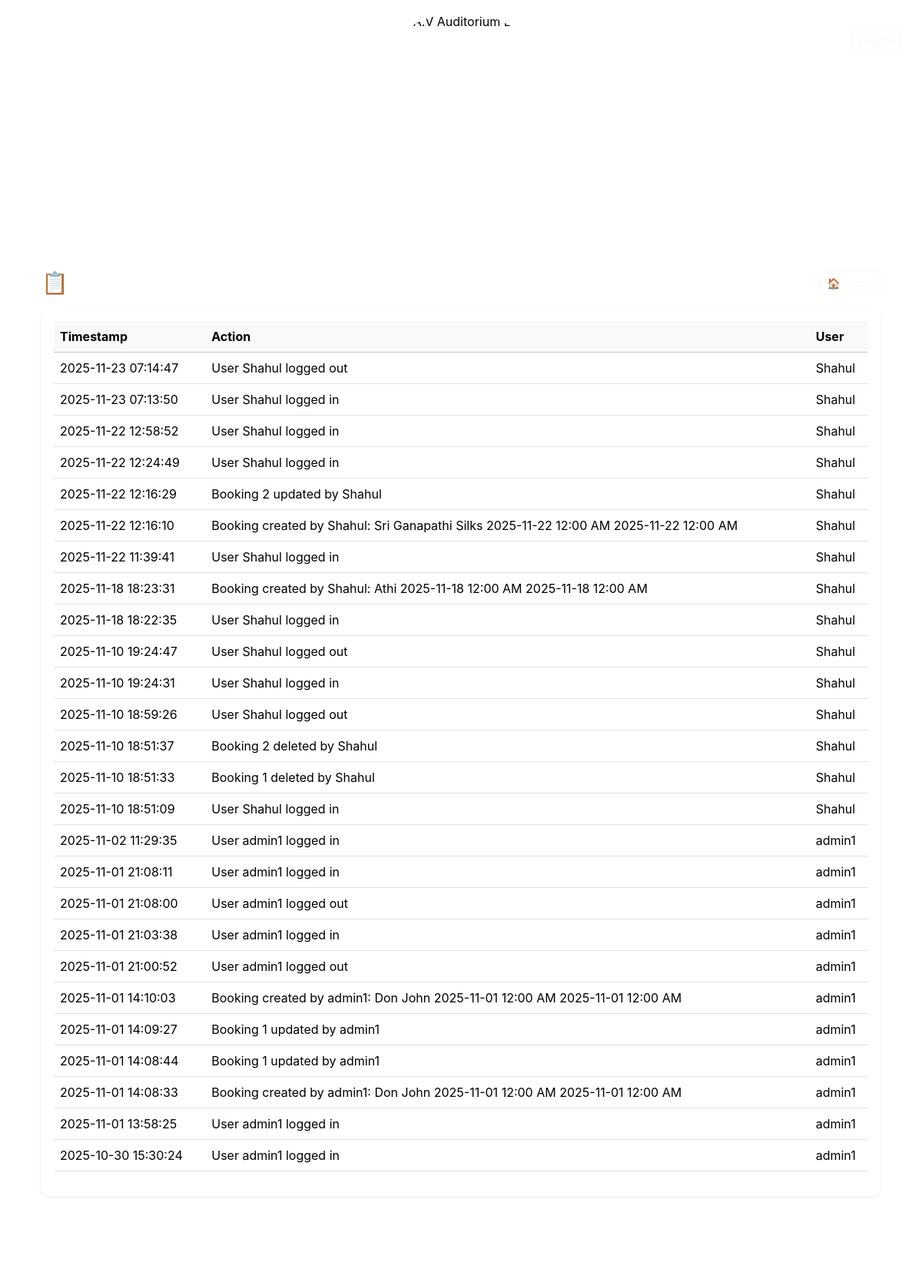
The page /audit (signed in) on the database its author committed.
### app.py (models this page shows)
class AuditLog(db.Model):
    id = db.Column(db.Integer, primary_key=True)
    action = db.Column(db.String(255))
    timestamp = db.Column(db.DateTime, default=datetime.utcnow)
    user = db.Column(db.String(80), nullable=True)

### app.py (the view)
@app.route('/audit')
def audit():
    if not session.get('user'):
        return redirect(url_for('login'))
    if session.get('user') != ADMIN_USERNAME:
        flash("You don't have permission to view audit logs.", 'danger')
        return redirect(url_for('bookings'))
    logs = AuditLog.query.order_by(AuditLog.timestamp.desc()).limit(500).all()
    return render_template('audit_logs.html', logs=logs, hide_audit_nav=True, user=session.get('user'),
        admin_username=ADMIN_USERNAME)

### app.py (called while the page is built)
@app.before_request
def setup_once():
    if not getattr(app, "_db_initialized", False):
        init_db()
        app._db_initialized = True

### templates/audit_logs.html
{% extends "base.html" %}
{% block body_class %}bg-main{% endblock %}
{% block content %}
<div class="container mt-4">
  <div class="d-flex justify-content-between align-items-center mb-3">
    <h3 class="text-white fw-bold mb-0">📋 Audit Logs</h3>
    <a href="{{ url_for('home') }}" class="btn btn-outline-light btn-sm">🏠 Home</a>
  </div>
  <div class="card shadow-sm border-0">
    <div class="card-body p-3" style="max-height:70vh; overflow-y:auto;">
      <table class="table table-hover align-middle">
        <thead class="table-light sticky-top">
          <tr>
            <th scope="col">Timestamp</th>
            <th scope="col">Action</th>
            <th scope="col">User</th>
          </tr>
        </thead>
        <tbody>
          {% for l in logs %}
          <tr>
            <td>{{ l.timestamp.strftime('%Y-%m-%d %H:%M:%S') }}</td>
            <td>{{ l.action }}</td>
            <td>{{ l.user or '' }}</td>
          </tr>
          {% else %}
          <tr>
            <td colspan="3" class="text-center text-muted py-3">No audit logs yet.</td>
          </tr>
          {% endfor %}
        </tbody>
      </table>
    </div>
  </div>
</div>
{% endblock %}

### templates/base.html (shortened to what this page needs)
<!doctype html>
<html lang="en">
<head>
  <div class="top-right">
      {% if session.get('user') %}
        <span class="me-2 text-white small">Signed in as {{ session.get('user') }}</span>
        <a class="btn btn-sm btn-outline-light" href="{{ url_for('logout') }}">Logout</a>
      {% endif %}
  </div>
  <div class="text-center mt-3 mb-2">
    <img
      src="{{ url_for('static', filename='img/logo.png') }}"
      alt="K.A.V Auditorium Logo"
      style="
        height: 250px;
        width: 250px;
        border-radius: 70%;
        object-fit: contain;
        display: block;
        margin: 0 auto;
        box-shadow: 5 2px 8px rgba(0,0,0,0.25);
      ">
  </div>
  <header class="site-header">
  </header>
  <link href="https://cdn.jsdelivr.net/npm/bootstrap@5.3.2/dist/css/bootstrap.min.css" rel="stylesheet">
  <link rel="stylesheet" href="{{ url_for('static', filename='css/style.css') }}">
</head>
<body class="{% block body_class %}bg-main{% endblock %}">
  <main class="container-main">
    <div class="container">
      {% block content %}{% endblock %}
    </div>
  </main>
  <footer class="text-center text-white-50 py-4">
    <small style="opacity:0.6;">© Kav Auditorium</small>
  </footer>
</body>
</html>

### static/css/style.css (style rules this page uses)
:root { --navy: #03254c; --muted-white: rgba(255,255,255,0.92); --card-bg: rgba(255, 255, 255, 0.993); }
body { font-family: Inter, system-ui, -apple-system, "Segoe UI", Roboto, "Helvetica Neue", Arial; margin:0; color: #060000; min-height:100vh; }
.bg-main { background-image: url('../img/bg_login.jpg'); background-size: cover; background-position: center; position: relative; }
.site-header { position: relative; z-index: 2; padding: 28px 0 8px 0; text-align: center; }
.top-right { position: absolute; top: 20px; right: 28px; z-index: 3; }
.card { background: var(--card-bg); border: 1px solid rgba(255,255,255,0.06); box-shadow: 0 8px 26px rgba(3,37,76,0.45); border-radius: 12px; color: #1a0c39; }
.container-main { z-index:2; position: relative; padding-top: 18px; padding-bottom: 40px; }

### rows shown on the page
AuditLog: timestamp "2025-11-23 07:14:47", action "User Shahul logged out", user "Shahul"
AuditLog: timestamp "2025-11-23 07:13:50", action "User Shahul logged in", user "Shahul"
AuditLog: timestamp "2025-11-22 12:58:52", action "User Shahul logged in", user "Shahul"
AuditLog: timestamp "2025-11-22 12:24:49", action "User Shahul logged in", user "Shahul"
AuditLog: timestamp "2025-11-22 12:16:29", action "Booking 2 updated by Shahul", user "Shahul"
AuditLog: timestamp "2025-11-22 12:16:10", action "Booking created by Shahul: Sri Ganapathi Silks 2025-11-22 12:00 AM 2025-11-22 12:00 AM", user "Shahul"
AuditLog: timestamp "2025-11-22 11:39:41", action "User Shahul logged in", user "Shahul"
AuditLog: timestamp "2025-11-18 18:23:31", action "Booking created by Shahul: Athi 2025-11-18 12:00 AM 2025-11-18 12:00 AM", user "Shahul"
AuditLog: timestamp "2025-11-18 18:22:35", action "User Shahul logged in", user "Shahul"
AuditLog: timestamp "2025-11-10 19:24:47", action "User Shahul logged out", user "Shahul"
AuditLog: timestamp "2025-11-10 19:24:31", action "User Shahul logged in", user "Shahul"
AuditLog: timestamp "2025-11-10 18:59:26", action "User Shahul logged out", user "Shahul"
AuditLog: timestamp "2025-11-10 18:51:37", action "Booking 2 deleted by Shahul", user "Shahul"
AuditLog: timestamp "2025-11-10 18:51:33", action "Booking 1 deleted by Shahul", user "Shahul"
AuditLog: timestamp "2025-11-10 18:51:09", action "User Shahul logged in", user "Shahul"
AuditLog: timestamp "2025-11-02 11:29:35", action "User admin1 logged in", user "admin1"
AuditLog: timestamp "2025-11-01 21:08:11", action "User admin1 logged in", user "admin1"
AuditLog: timestamp "2025-11-01 21:08:00", action "User admin1 logged out", user "admin1"
AuditLog: timestamp "2025-11-01 21:03:38", action "User admin1 logged in", user "admin1"
AuditLog: timestamp "2025-11-01 21:00:52", action "User admin1 logged out", user "admin1"
AuditLog: timestamp "2025-11-01 14:10:03", action "Booking created by admin1: Don John 2025-11-01 12:00 AM 2025-11-01 12:00 AM", user "admin1"
AuditLog: timestamp "2025-11-01 14:09:27", action "Booking 1 updated by admin1", user "admin1"
AuditLog: timestamp "2025-11-01 14:08:44", action "Booking 1 updated by admin1", user "admin1"
AuditLog: timestamp "2025-11-01 14:08:33", action "Booking created by admin1: Don John 2025-11-01 12:00 AM 2025-11-01 12:00 AM", user "admin1"
AuditLog: timestamp "2025-11-01 13:58:25", action "User admin1 logged in", user "admin1"
AuditLog: timestamp "2025-10-30 15:30:24", action "User admin1 logged in", user "admin1"
